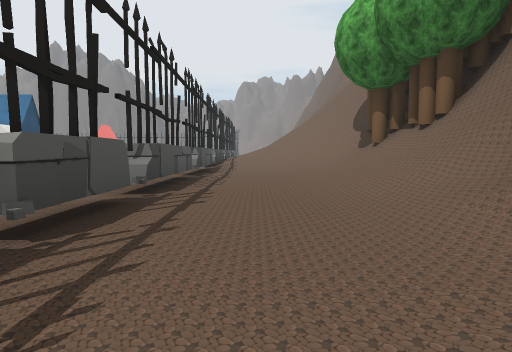
[1] (above)

23 first-person views from a walk through a scene from a Unity 3-D project. The camera is 1.3 m above the floor, tilts 4° down and sees 75° across. The floor is counted in squares, 2.42 m on a side. Each view is taken from the middle of a square. On the plan, view 1 faces up. The plan holds only what a view shows up to about 9 squares ahead; the rest is blank. The place goes on beyond the plan. Some trees and plants on the terrain are drawn as simple stand-ins. The player is left out. Some surface patterns are stand-ins.

[2]
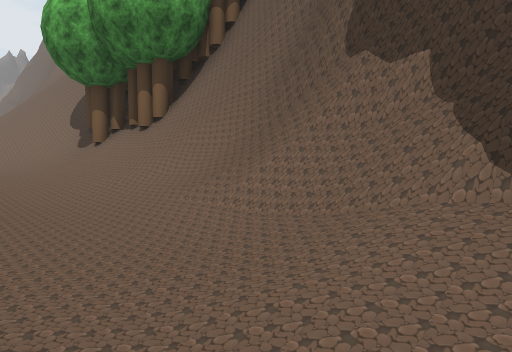

[3]
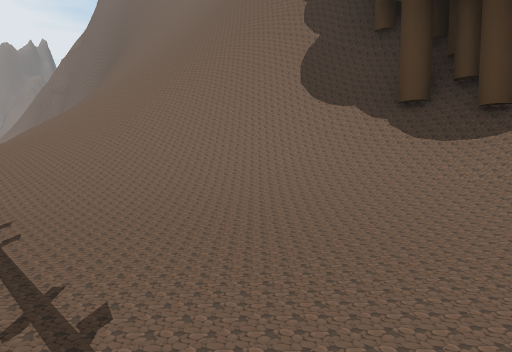

[4]
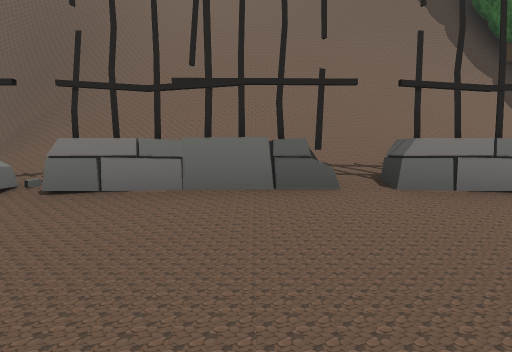

[5]
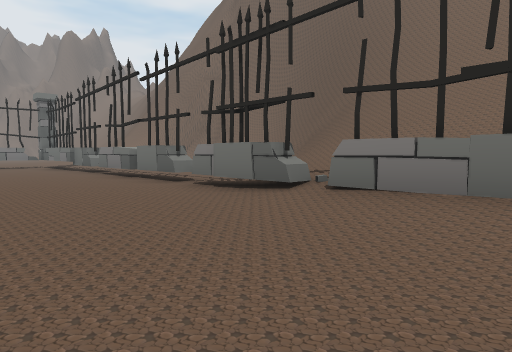

[6]
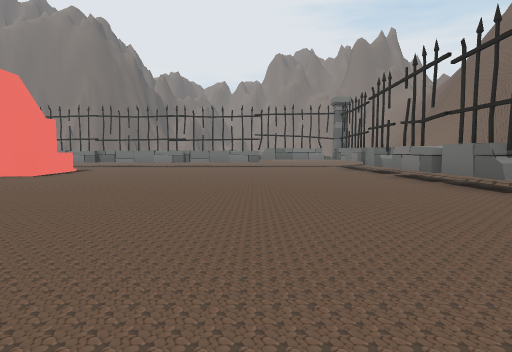

[7]
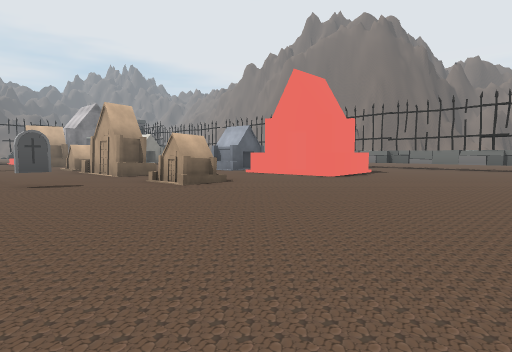

[8]
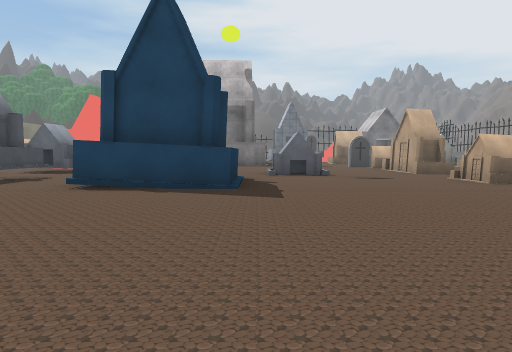

[9]
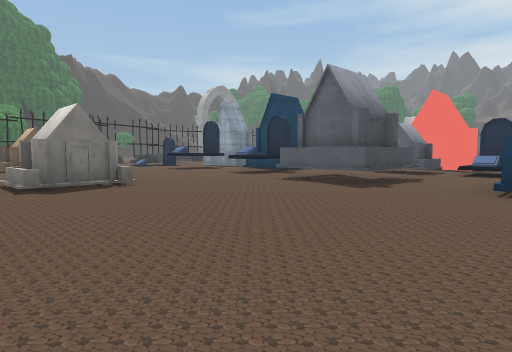

[10]
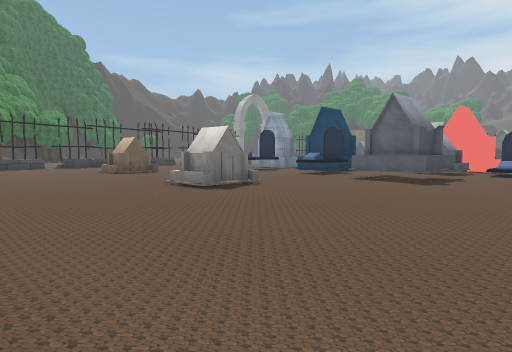

[11]
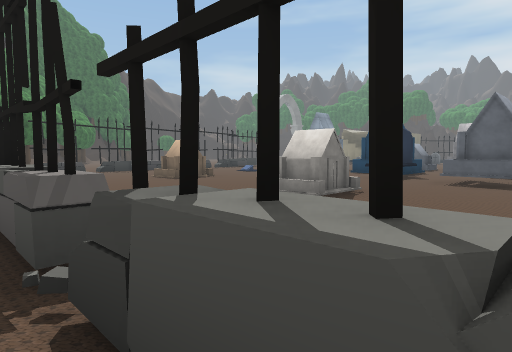

[12]
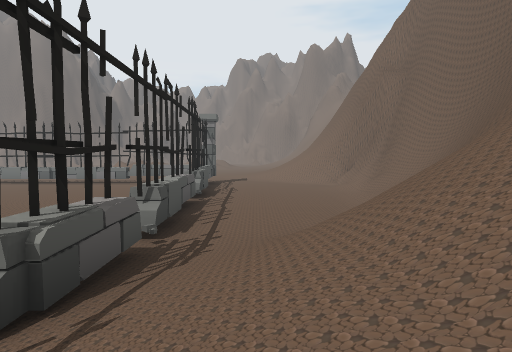

[13]
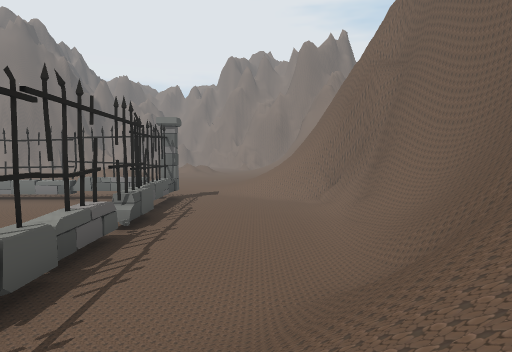

[14]
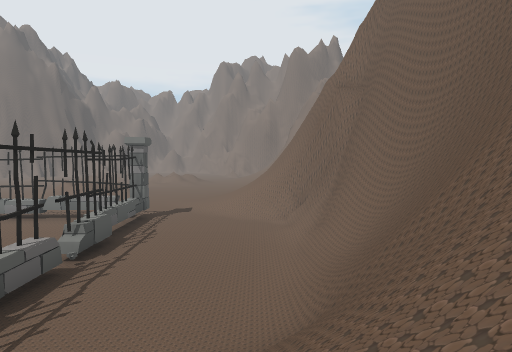

[15]
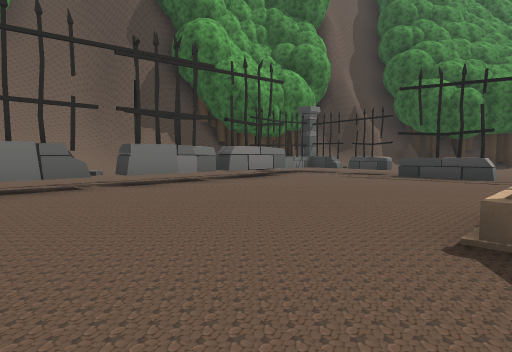

[16]
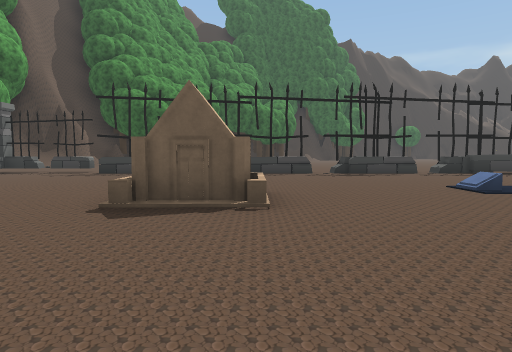

[17]
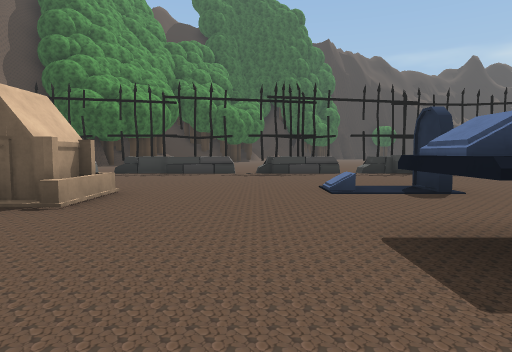

[18]
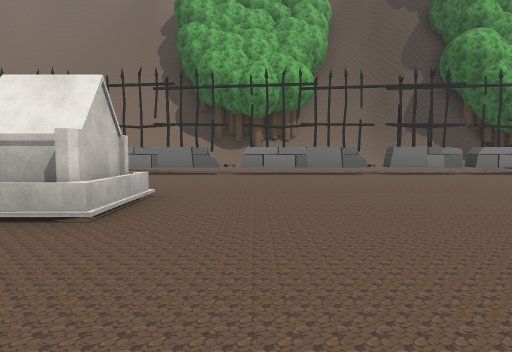

[19]
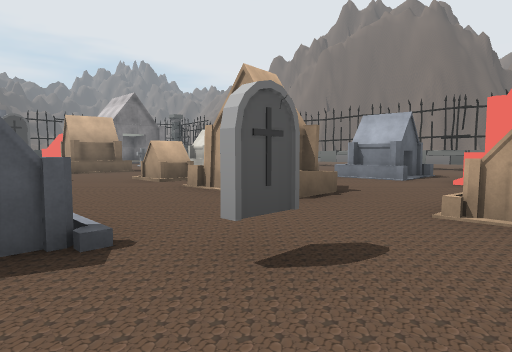

[20]
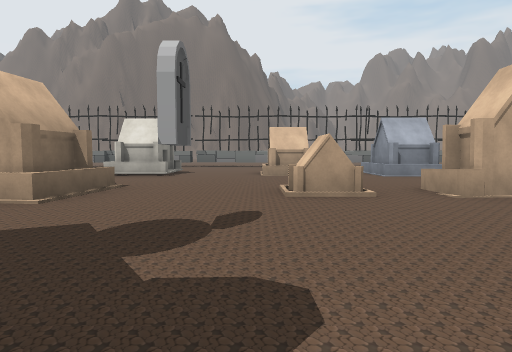

[21]
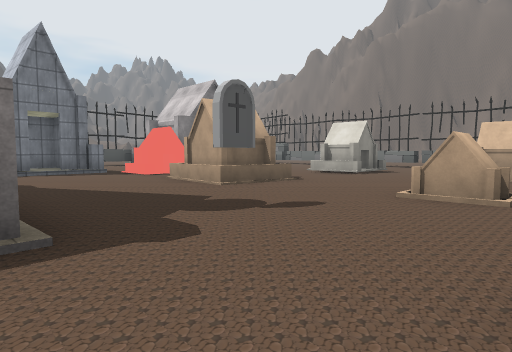

[22]
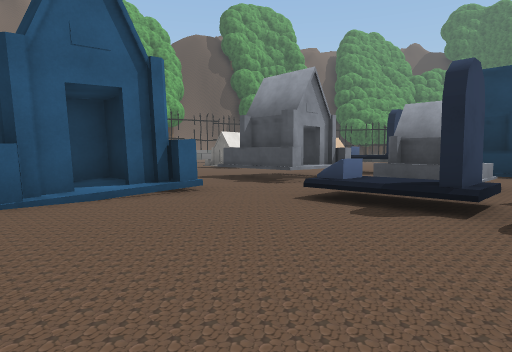

[23]
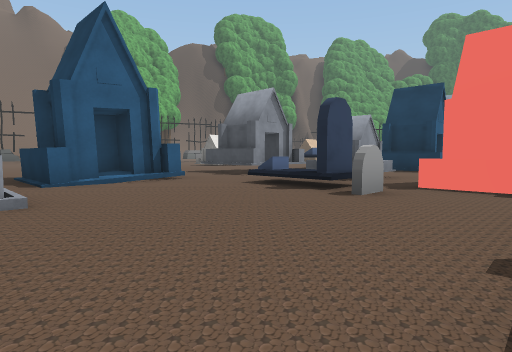

### Floor plan
Key: @ floor where view 1 was taken; # wall or solid block; x gap in a wall; . main floor; : floor 0.25 m higher than the main floor; / step, stairs or slope; = window, fence, low wall or low ledge; ^ raised ledge; T tree; M tombstone.
Columns run from 26 left of view 1 to 5 right of it. Each row starts with its distance up from view 1.
 28                  .......#..../^
 27             ..  ........#..../^
 26       #..  ##. ##.......#....=^
 25      ##..# ##.###.......x..../^
 24      ...................#..../^
 23      ...................##..//^
 22   #  #.....##..#.........#.//#^
 21  .#.##.....##............x///^^
 20 ##......................##///=^
 19 #.............M.........x/////^
 18   ..........#...........x/////=^
 17        #......##........^ /////
 16         ....../##....../# /////
 15         ......###......////////
 14         ..M............/^/////#^
 13          .#MM...........^////=^
 12          ####.##........#////#^
 11            ##.##.........////^^
 10            .............#.///^
  9            .. MM...#/...#.///#T
  8            ## MM........x..//T
  7                 ........#..//T
  6                .........#..// T
  5               MM........#..//#^
  4              .....##....x..//^^
  3              ...../#....#..//^
  2             ..MM........x../#^
  1            .............#../^^
  0            .............##@/^
 -1            ==............=
 -2             #x^#:^^=x^^=x#

Where each view was taken, in squares from view 1:
view 1: 0 up, 0 right, facing up
view 2: 0 up, 0 right, facing up-right
view 3: 7 up, 1 left, facing up-right
view 4: 16 up, 5 left, facing right
view 5: 16 up, 5 left, facing up-right
view 6: 17 up, 5 left, facing up
view 7: 18 up, 6 left, facing up-left
view 8: 17 up, 5 left, facing left
view 9: 15 up, 5 left, facing down-left
view 10: 15 up, 2 left, facing down-left
view 11: 13 up, 1 left, facing down-left
view 12: 17 up, 0 right, facing up
view 13: 19 up, 1 right, facing up
view 14: 19 up, 2 right, facing up
view 15: 6 up, 7 left, facing down-right
view 16: 7 up, 8 left, facing down
view 17: 7 up, 10 left, facing down
view 18: 7 up, 10 left, facing right
view 19: 18 up, 11 left, facing up-left
view 20: 17 up, 18 left, facing up
view 21: 17 up, 16 left, facing up-left
view 22: 17 up, 16 left, facing down-right
view 23: 18 up, 18 left, facing down-right
